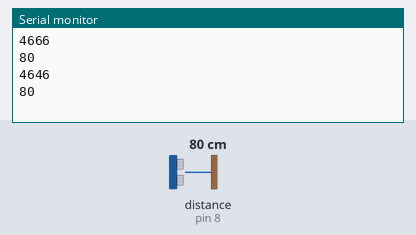
The sketch below on a simulated Arduino Uno, built with avr-gcc and run on an emulated ATmega328P. On the bench: the last lines printed to the serial monitor. Wiring (inferred from the names in the program): ultrasonic range finder: trigger pin 7; echo pin 8. The test bench sets the inputs (shaded band); at power-on: distance to the obstacle (sensor on pin 8) 80 cm. The echo pulse lasts 58.3 µs per cm.

Above: at 1.8 s.
1.9 s: distance to the obstacle (sensor on pin 8) set to 2 cm
At 2.8 s:
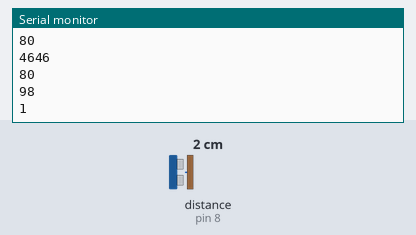
3.4 s: distance to the obstacle (sensor on pin 8) set to 4 cm
At 4.5 s:
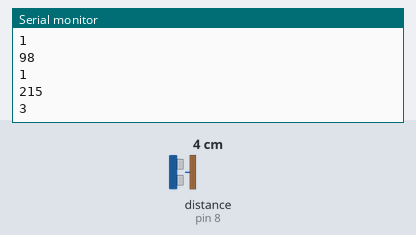
Timing chart, 0 to 6.4 s (numbered marks = the images above; inputs shaded):
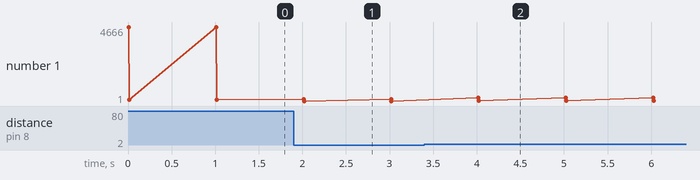

Measured:
- after the input at 1.9 s, the serial monitor: prints a new line after 0.11 s (image 1)
- after the input at 3.4 s, the serial monitor: prints a new line after 0.62 s (image 2)
- plotted number 1: 80 → 1 after the input at 1.9 s, 1 → 3 after the input at 3.4 s

The sketch:

sketch_mar07a.ino
```cpp
#define trig            7
#define echo            8

int dist=0;
void setup() {
  // put your setup code here, to run once:
  Serial.begin(9600);
  pinMode(echo, INPUT);
  pinMode(trig, OUTPUT);
}

void loop() {
  // put your main code here, to run repeatedly:
  int czas;
  digitalWrite(trig, HIGH);
  delay(1);
  digitalWrite(trig, LOW);
  czas=pulseIn(echo, HIGH);
  dist=czas/58;
  Serial.println(czas);
  Serial.println(dist);
  delay(1000);
}
```
